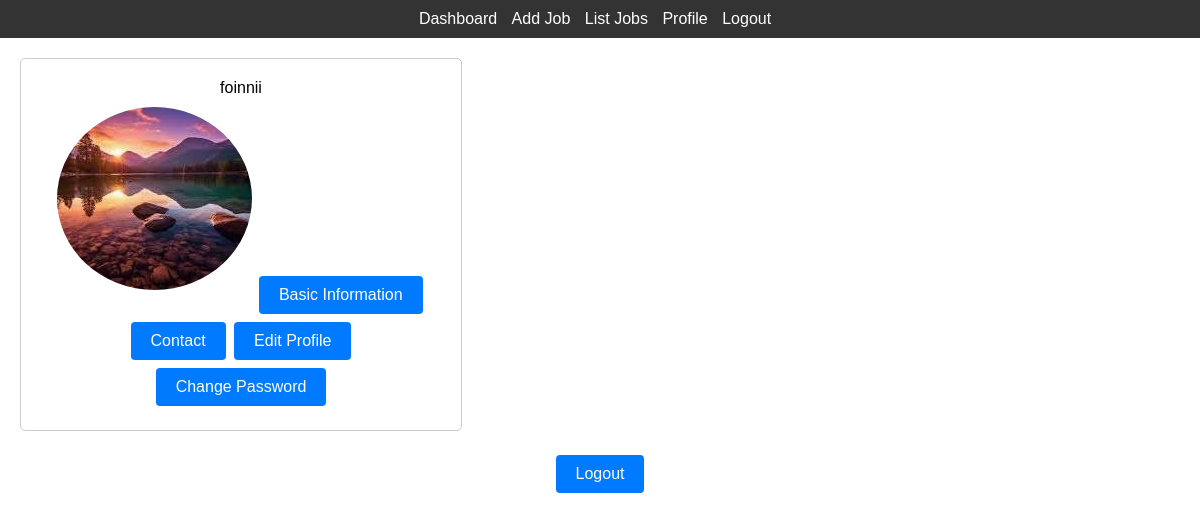
The app's page /profile/ (signed in) with its own data.
### JobApp/models.py (models this page shows)
class customuser(AbstractUser):
    usertype=[
        ('jobrecruiter','jobrecruiter'),
        ('jobseeker','jobseeker'),
        ('viewer','viewer'),
    ]
    gender=[
        ('male','male'),
        ('female','female'),
        ('other','other'),
    ]
    blood=[
        ('a','a'),
        ('ab','ab'),
        ('b','b'),
        ('o','o'),
    ]
    age=models.CharField(max_length=100,null=True)
    gender=models.CharField(choices=gender,max_length=100,null=True)
    blood=models.CharField(choices=blood,max_length=100,null=True)
    usertype=models.CharField(choices=usertype,max_length=100,null=True)
    city=models.CharField(max_length=100,null=True)
    country=models.CharField(max_length=100,null=True)
    profile_photo=models.ImageField(upload_to='profilephoto')

### Job_Portal_Project/views.py (the view)
# urls.py: path('profile/',profile,name="profile"),
@login_required
def profile(request):
    return render(request,'profile.html')

### Template/profile.html (shortened to what this page needs)
{% extends 'index.html' %}
{% block content %}
<!DOCTYPE html>
<html lang="en">
<head>
</head>
<body align="center">
<div align="center" class="card">
    <div align="center" class="info-value">{{user.username}}</div>
    <img src="/{{user.profile_photo}}" alt="Profile Photo">
    <button class="button">
        <a href="{% url 'basicinformationdata' %}">Basic Information</a>
    </button>
    <button class="button"><a href="{% url 'contactdata' %}">Contact</a></button>
    <button class="button"><a href="{% url 'editprofile' %}">Edit Profile</a></button>
    <button class="button">
        <a href="">Change Password</a>
    </button>
</div>
<button class="button"><a href="{% url 'signout' %}">Logout</a></button>
</body>
</html>
{% endblock content %}

### Template/index.html (shortened to what this page needs)
<!DOCTYPE html>
<html lang="en">
<head>
</head>
<body>
{% include 'nav.html' %}
{% block content %}
{% endblock content %}
</body>
</html>

### Template/nav.html
<nav>
    <ul>
        <li><a href="{% url 'dashboard' %}">Dashboard</a></li>
        {% if user.usertype == 'jobrecruiter' %}
        <li><a href="{% url 'addjobpage' %}">Add Job</a></li>
        <li><a href="{% url 'joblist' %}">List Jobs</a></li>
        {% elif user.usertype == 'jobseeker' %}
        <li><a href="{% url 'joblist' %}">List Jobs</a></li>
        {% endif %}
        <li><a href="{% url 'profile' %}">Profile</a></li>
        <li><a href="{% url 'signout' %}">Logout</a></li>
    </ul>
</nav>

### Template/index.html (style rules this page uses)
body { font-family: Arial, sans-serif; margin: 0; padding: 0; }
nav { background-color: #333; color: #fff; padding: 10px; }
ul { list-style-type: none; padding: 0; margin: 0; }
li { display: inline; margin-right: 10px; }
a { color: #fff; text-decoration: none; }

### Template/profile.html (style rules this page uses)
body { font-family: Arial, sans-serif; }
.card { max-width: 400px; border: 1px solid #ccc; border-radius: 5px; padding: 20px; margin: 20px; }
.card img { max-width: 100%; height: auto; border-radius: 50%; margin-bottom: 10px; }
.info-value { margin-bottom: 10px; }
.button { display: inline-block; background-color: #007bff; border: none; color: white; padding: 10px 20px; text-align: center; text-decoration: none; display: inline-block; font-size: 16px; margin: 4px 2px; cursor: pointer; border-radius: 4px; }

### records on screen
customuser: username "foinnii", profile_photo (picture)
